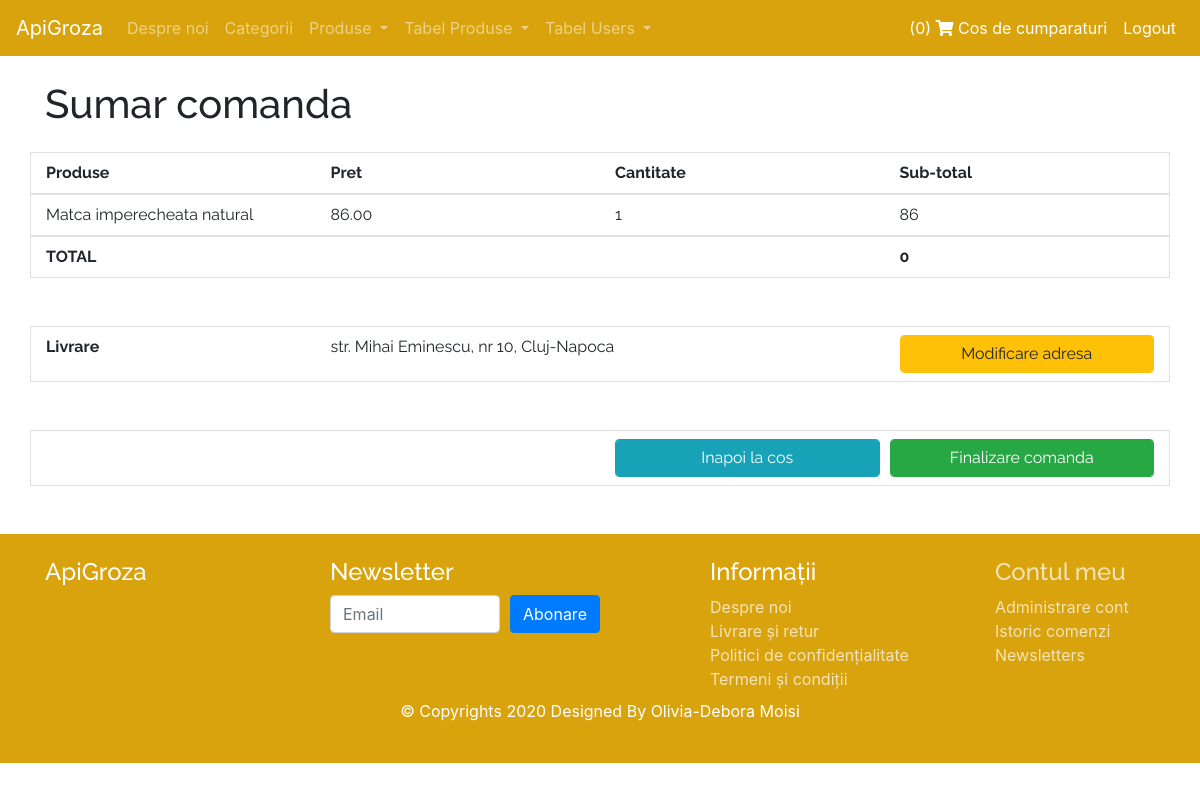
Page /order.php (signed in) on the committed database.
### tables this page shows
CREATE TABLE IF NOT EXISTS `cart` (
  `cart_id` int(11) NOT NULL AUTO_INCREMENT,
  `user_id` int(11) NOT NULL,
  `item_id` int(11) NOT NULL,
  `quantity` int(11) NOT NULL DEFAULT '1',
  PRIMARY KEY (`cart_id`)
);

CREATE TABLE IF NOT EXISTS `products` (
  `id` int(11) NOT NULL AUTO_INCREMENT,
  `name` varchar(255) NOT NULL,
  `category` varchar(70) NOT NULL,
  `quantity` int(11) NOT NULL,
  `gramaj` int(11) DEFAULT NULL,
  `description` varchar(2000) NOT NULL,
  `prop_car` varchar(3000) DEFAULT NULL,
  `image` text NOT NULL,
  `price` double(6,2) NOT NULL,
  PRIMARY KEY (`id`)
);

CREATE TABLE IF NOT EXISTS `users` (
  `id` int(11) NOT NULL AUTO_INCREMENT,
  `username` varchar(50) NOT NULL,
  `last_name` varchar(50) NOT NULL,
  `first_name` varchar(50) NOT NULL,
  `email` varchar(100) NOT NULL,
  `password` varchar(50) NOT NULL,
  `address` varchar(100) DEFAULT NULL,
  `phone` varchar(10) DEFAULT NULL,
  PRIMARY KEY (`id`),
  UNIQUE KEY `username` (`username`),
  UNIQUE KEY `email` (`email`)
);

### database/class.user.php (called while the page is built, shortened)
<?php
	Class User {
		public $db;
		public function __construct() {
			$this->db = new mysqli('localhost', 'root', '', 'proiect');
		}
		public function getUser($id) {
			$sql = "SELECT * FROM users WHERE id = $id";
			$result = $this->db->query($sql);
			if ($result->num_rows == 1) {
				return $result->fetch_assoc();
			}
			return false;
		}
	}
?>

### database/class.product.php (called while the page is built, shortened)
<?php
	class Product {
		public $db = null;
		function __construct(DBController $db) {
			$this->db = $db;
		}
		public function getCartElementsForUser($user_id) {
			$sql_statement = "SELECT products.name AS name, products.image AS image, products.price AS price, cart.cart_id AS cart_id, cart.quantity AS quantity
				FROM cart JOIN products
				ON cart.item_id = products.id WHERE cart.user_id = $user_id";
			$result = $this->db->conn->query($sql_statement);
			if($result) {
				return $result;
			}
			return false;
		}
	}
?>

### database/DBController.php (called while the page is built, shortened)
<?php
	class DBController {
		protected $host = 'localhost';
		protected $user = 'root';
		protected $password = '';
		protected $database = 'proiect';
		public function __construct() {
			$this->conn = new mysqli($this->host, $this->user, $this->password, $this->database);
		}
	}
?>

### functions.php (called while the page is built, shortened)
<?php
	require ('database/DBController.php');
	require ('database/class.product.php');
	require('database/class.cart.php');
	require('database/class.user.php');
	$user = new User();
?>

### partial/_order.php (the view, shortened to what this page needs)
<?php
	if (isset($_SESSION['id'])) {
		$user_id = $_SESSION['id'];
		$result = $product->getCartElementsForUser($user_id);
		$current_user = $user->getUser($user_id);
	} else {
		header('Location: login.php');
		exit;
	}
?>
<div class="container font-raleway">
	<h1 class="my-4">Sumar comanda</h1>
	<div class="row bold border py-2">
		<div class="col-sm-3">
				Produse
		</div>
		<div class="col-sm-3">
				Pret
		</div>
		<div class="col-sm-3">
				Cantitate
		</div>
		<div class="col-sm-3">
				Sub-total
		</div>
	</div>
	<?php while ($row = $result->fetch_assoc()): ?>
	<div class="row border py-2">
		<div class="col-sm-3">
				<?=$row['name']?>
		</div>
		<div class="col-sm-3">
				<?=$row['price']?>
		</div>
		<div class="col-sm-3">
				<?=$row['quantity']?>
		</div>
		<div class="col-sm-3">
				<?= $row['quantity'] * $row['price']?>
		</div>
	</div>
	<?php endwhile; ?>
	<div class="row border py-2">
		<div class="col-sm-9 bold">TOTAL</div>
		<div class="col-sm-3 bold font-size-16">
			<?=$_SESSION['total_total'] ?? 0;?>
		</div>
	</div>
	<div class="row border py-2 my-5">
		<div class="col-sm-3 bold">
				Livrare
		</div>
		<div class="col-sm-6">
				<?php
					if ($current_user['address'] != null) {
						echo $current_user['address'];
					} else {
						echo 'Nu e setata adresa de livrare';
						$_SESSION['address'] = null;
					}
				?>
		</div>
		<div class="col-sm-3">
			<form method="post">
				<button name="add_address" class="btn btn-warning form-control" type="submit">
					<?php
						if ($_SESSION['address'] != null)
							echo "Modificare ";
						else
							echo "Adaugare ";
					?>
					adresa
				</button>
			</form>
		</div>
	</div>
	<div class="row border py-2 my-5">
		<div class="col-sm-6"></div>
		<div class="col-sm-6">
			<div class="form-row">
				<div class="col-sm-6">
					<a href="./cart.php" class="btn btn-info form-control">
					Inapoi la cos
					</a>
				</div>
				<div class="col-sm-6">
				<form>
					<button type="submit" name="finish" class="btn btn-success form-control text-white">
						Finalizare comanda
					</button>
				</form>
				</div>
			</div>
		</div>
	</div>
	</div>

### style.css (style rules this page uses)
.font-raleway { font-family: "Raleway", cursive; }
.font-size-16 { font-size: 16px; }
.bold { font-weight: bold; }

### rows in the picture
cart: products.name "Matca imperecheata natural", products.price "86.00", quantity "1", $row['quantity']*$row['price'] "86"
users: address "str. Mihai Eminescu, nr 10, Cluj-Napoca"

### other values in the picture
$nr_items "0"
$_SESSION['total_total'] "0"
